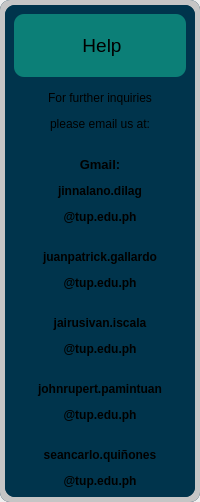
                  <widget class="QWidget" name="page_3">
                   <layout class="QVBoxLayout" name="verticalLayout_5">
                    <property name="spacing">
                     <number>0</number>
                    </property>
                    <property name="leftMargin">
                     <number>0</number>
                    </property>
                    <property name="topMargin">
                     <number>0</number>
                    </property>
                    <property name="rightMargin">
                     <number>0</number>
                    </property>
                    <property name="bottomMargin">
                     <number>0</number>
                    </property>
                    <item>
                     <widget class="QWidget" name="widget_9" native="true">
                      <property name="styleSheet">
                       <string notr="true">#widget_9{
	background-color: rgb(0, 52, 76);
	border-radius: 10px;
}</string>
                      </property>
                      <layout class="QVBoxLayout" name="verticalLayout_53">
                       <property name="spacing">
                        <number>0</number>
                       </property>
                       <property name="leftMargin">
                        <number>0</number>
                       </property>
                       <property name="topMargin">
                        <number>0</number>
                       </property>
                       <property name="rightMargin">
                        <number>0</number>
                       </property>
                       <property name="bottomMargin">
                        <number>0</number>
                       </property>
                       <item>
                        <widget class="QFrame" name="frame_41">
                         <property name="styleSheet">
                          <string notr="true">background-color: rgb(197, 197, 197);
border-radius:10px;</string>
                         </property>
                         <property name="frameShape">
                          <enum>QFrame::StyledPanel</enum>
                         </property>
                         <property name="frameShadow">
                          <enum>QFrame::Raised</enum>
                         </property>
                         <layout class="QVBoxLayout" name="verticalLayout_55">
                          <property name="spacing">
                           <number>0</number>
                          </property>
                          <property name="leftMargin">
                           <number>5</number>
                          </property>
                          <property name="topMargin">
                           <number>5</number>
                          </property>
                          <property name="rightMargin">
                           <number>5</number>
                          </property>
                          <property name="bottomMargin">
                           <number>5</number>
                          </property>
                          <item>
                           <widget class="QFrame" name="frame_42">
                            <property name="styleSheet">
                             <string notr="true">	background-color: rgb(0, 52, 76);</string>
                            </property>
                            <property name="frameShape">
                             <enum>QFrame::StyledPanel</enum>
                            </property>
                            <property name="frameShadow">
                             <enum>QFrame::Raised</enum>
                            </property>
                            <layout class="QVBoxLayout" name="verticalLayout_56">
                             <property name="spacing">
                              <number>0</number>
                             </property>
                             <property name="leftMargin">
                              <number>0</number>
                             </property>
                             <property name="topMargin">
                              <number>0</number>
                             </property>
                             <property name="rightMargin">
                              <number>0</number>
                             </property>
                             <property name="bottomMargin">
                              <number>0</number>
                             </property>
                             <item>
                              <widget class="QFrame" name="frame_43">
                               <property name="frameShape">
                                <enum>QFrame::StyledPanel</enum>
                               </property>
                               <property name="frameShadow">
                                <enum>QFrame::Raised</enum>
                               </property>
                               <layout class="QVBoxLayout" name="verticalLayout_58">
                                <item alignment="Qt::AlignTop">
                                 <widget class="QFrame" name="frame_45">
                                  <property name="frameShape">
                                   <enum>QFrame::StyledPanel</enum>
                                  </property>
                                  <property name="frameShadow">
                                   <enum>QFrame::Raised</enum>
                                  </property>
                                  <layout class="QVBoxLayout" name="verticalLayout_59">
                                   <property name="spacing">
                                    <number>0</number>
                                   </property>
                                   <property name="leftMargin">
                                    <number>0</number>
                                   </property>
                                   <property name="topMargin">
                                    <number>0</number>
                                   </property>
                                   <property name="rightMargin">
                                    <number>0</number>
                                   </property>
                                   <property name="bottomMargin">
                                    <number>0</number>
                                   </property>
                                   <item>
                                    <widget class="QLabel" name="label_8">
                                     <property name="font">
                                      <font>
                                       <pointsize>13</pointsize>
                                      </font>
                                     </property>
                                     <property name="styleSheet">
                                      <string notr="true">	background-color: rgb(12, 127, 119);
	padding-top: 20px;
	padding-bottom: 20px;</string>
                                     </property>
                                     <property name="text">
                                      <string>&lt;html&gt;&lt;head/&gt;&lt;body&gt;&lt;p align=&quot;center&quot;&gt;&lt;span style=&quot; font-size:14pt;&quot;&gt;Help&lt;/span&gt;&lt;/p&gt;&lt;/body&gt;&lt;/html&gt;</string>
                                     </property>
                                     <property name="textFormat">
                                      <enum>Qt::RichText</enum>
                                     </property>
                                    </widget>
                                   </item>
                                   <item>
                                    <widget class="QLabel" name="label_43">
                                     <property name="text">
                                      <string>&lt;html&gt;&lt;head/&gt;&lt;body&gt;&lt;p align=&quot;center&quot;&gt;&lt;br/&gt;For further inquiries&lt;/p&gt;&lt;p align=&quot;center&quot;&gt;please email us at:&lt;/p&gt;&lt;p align=&quot;center&quot;&gt;&lt;br/&gt;&lt;span style=&quot; font-size:10pt; font-weight:600;&quot;&gt;Gmail:&lt;/span&gt;&lt;/p&gt;&lt;p align=&quot;center&quot;&gt;&lt;span style=&quot; font-weight:600;&quot;&gt;jinnalano.dilag&lt;/span&gt;&lt;/p&gt;&lt;p align=&quot;center&quot;&gt;&lt;span style=&quot; font-weight:600;&quot;&gt;@tup.edu.ph&lt;/span&gt;&lt;/p&gt;&lt;p align=&quot;center&quot;&gt;&lt;br/&gt;&lt;span style=&quot; font-weight:600;&quot;&gt;juanpatrick.gallardo&lt;/span&gt;&lt;/p&gt;&lt;p align=&quot;center&quot;&gt;&lt;span style=&quot; font-weight:600;&quot;&gt;@tup.edu.ph&lt;/span&gt;&lt;/p&gt;&lt;p align=&quot;center&quot;&gt;&lt;br/&gt;&lt;span style=&quot; font-weight:600;&quot;&gt;jairusivan.iscala&lt;/span&gt;&lt;/p&gt;&lt;p align=&quot;center&quot;&gt;&lt;span style=&quot; font-weight:600;&quot;&gt;@tup.edu.ph&lt;/span&gt;&lt;/p&gt;&lt;p align=&quot;center&quot;&gt;&lt;br/&gt;&lt;span style=&quot; font-weight:600;&quot;&gt;johnrupert.pamintuan&lt;/span&gt;&lt;/p&gt;&lt;p align=&quot;center&quot;&gt;&lt;span style=&quot; font-weight:600;&quot;&gt;@tup.edu.ph&lt;/span&gt;&lt;/p&gt;&lt;p align=&quot;center&quot;&gt;&lt;br/&gt;&lt;span style=&quot; font-weight:600;&quot;&gt;seancarlo.quiñones&lt;/span&gt;&lt;/p&gt;&lt;p align=&quot;center&quot;&gt;&lt;span style=&quot; font-weight:600;&quot;&gt;@tup.edu.ph&lt;/span&gt;&lt;/p&gt;&lt;/body&gt;&lt;/html&gt;</string>
                                     </property>
                                     <property name="textFormat">
                                      <enum>Qt::RichText</enum>
                                     </property>
                                    </widget>
                                   </item>
                                  </layout>
                                 </widget>
                                </item>
                               </layout>
                              </widget>
                             </item>
                            </layout>
                           </widget>
                          </item>
                         </layout>
                        </widget>
                       </item>
                      </layout>
                     </widget>
                    </item>
                   </layout>
                  </widget>
